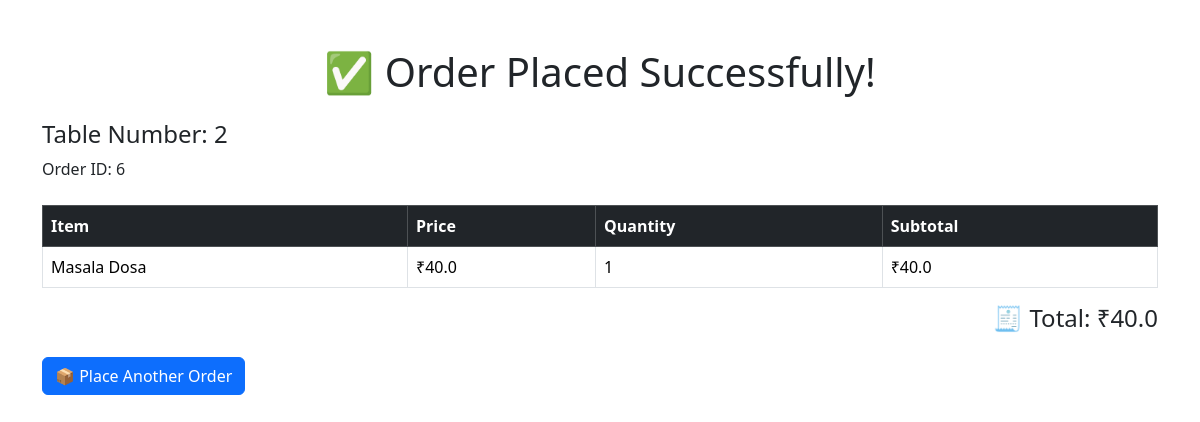
Page /order/success/6 on the committed database.
### app/models/models.py (models this page shows)
class Order(db.Model):
    id = db.Column(db.Integer, primary_key=True)
    table_number = db.Column(db.Integer, nullable=False)
    order_time = db.Column(db.DateTime, server_default=db.func.now())
    status = db.Column(db.String(20), default="pending")
    items = db.relationship('OrderItem', backref='order', cascade="all, delete-orphan")
    payment = db.relationship('Payment', backref='order', uselist=False)

class MenuItem(db.Model):
    id = db.Column(db.Integer, primary_key=True)
    name = db.Column(db.String(100), nullable=False)
    price = db.Column(db.Float, nullable=False)
    category = db.Column(db.String(50))
    is_available = db.Column(db.Boolean, default=True)

### app/routes/order.py (the view)
@order_bp.route('/order/success/<int:order_id>')
def order_success(order_id):
    order = Order.query.get_or_404(order_id)
    items = OrderItem.query.filter_by(order_id=order.id).all()
    total_amount = 0
    item_details = []
    for i in items:
        menu_item = MenuItem.query.get(i.menu_item_id)  # or i.menu_item if relationship is set
        item_total = menu_item.price * i.quantity
        total_amount += item_total
        item_details.append({
            "name": menu_item.name,
            "price": menu_item.price,
            "quantity": i.quantity,
            "subtotal": item_total
        })
    return render_template('order_success.html', order=order, items=item_details, total=total_amount)

### app/templates/order_success.html (shortened to what this page needs)
<!DOCTYPE html>
<html>
<head>
    <link href="https://cdn.jsdelivr.net/npm/bootstrap@5.3.2/dist/css/bootstrap.min.css" rel="stylesheet">
</head>
<body class="container py-5">
    <h1 class="text-center mb-4">✅ Order Placed Successfully!</h1>
    <h4>Table Number: {{ order.table_number }}</h4>
    <p>Order ID: {{ order.id }}</p>
    <table class="table table-bordered mt-4">
        <thead class="table-dark">
            <tr><th>Item</th><th>Price</th><th>Quantity</th><th>Subtotal</th></tr>
        </thead>
        <tbody>
            {% for item in items %}
            <tr>
                <td>{{ item.name }}</td>
                <td>₹{{ item.price }}</td>
                <td>{{ item.quantity }}</td>
                <td>₹{{ item.subtotal }}</td>
            </tr>
            {% endfor %}
        </tbody>
    </table>
    <h4 class="text-end">🧾 Total: ₹{{ total }}</h4>
    <a href="{{ url_for('order.create_order') }}" class="btn btn-primary mt-3">📦 Place Another Order</a>
</body>
</html>

### rows in the picture
Order: table_number "2", id "6"
MenuItem: name "Masala Dosa", price "40.0", quantity "1", subtotal "40.0"

### other values in the picture
{{ total }} "40.0"
